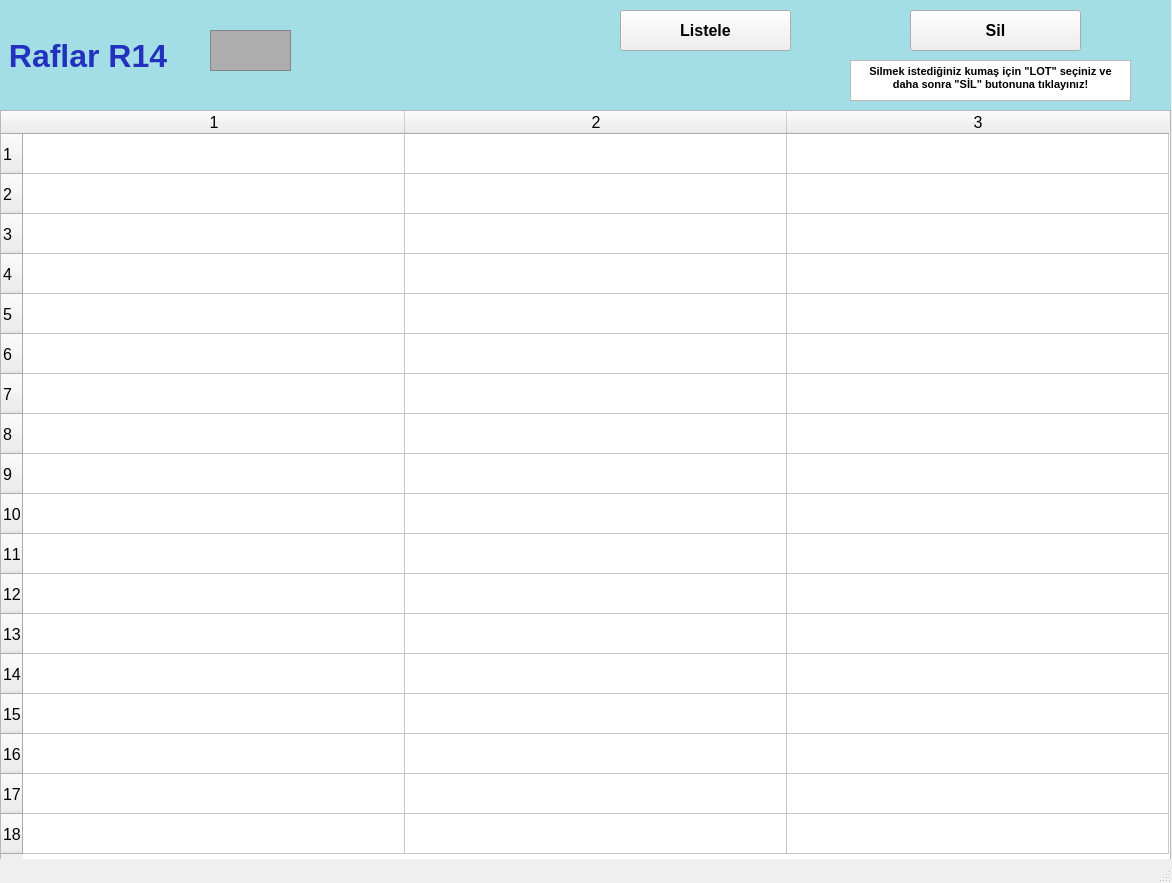
<?xml version="1.0" encoding="UTF-8"?>
<ui version="4.0">
 <class>raflarR14_ekran</class>
 <widget class="QMainWindow" name="raflarR14_ekran">
  <property name="geometry">
   <rect>
    <x>0</x>
    <y>0</y>
    <width>1172</width>
    <height>883</height>
   </rect>
  </property>
  <property name="font">
   <font>
    <pointsize>12</pointsize>
    <weight>50</weight>
    <bold>false</bold>
    <kerning>false</kerning>
   </font>
  </property>
  <property name="windowTitle">
   <string/>
  </property>
  <widget class="QWidget" name="centralwidget">
   <widget class="QLabel" name="raflarR1yazi_lbl">
    <property name="geometry">
     <rect>
      <x>0</x>
      <y>0</y>
      <width>1171</width>
      <height>111</height>
     </rect>
    </property>
    <property name="font">
     <font>
      <pointsize>24</pointsize>
      <weight>75</weight>
      <bold>true</bold>
     </font>
    </property>
    <property name="styleSheet">
     <string notr="true">background-color: rgb(163, 221, 229);
color: rgb(34, 50, 190);</string>
    </property>
    <property name="text">
     <string> Raflar R14</string>
    </property>
   </widget>
   <widget class="QFrame" name="raflarR1_img">
    <property name="geometry">
     <rect>
      <x>210</x>
      <y>30</y>
      <width>81</width>
      <height>41</height>
     </rect>
    </property>
    <property name="styleSheet">
     <string notr="true">background-color: rgb(173, 173, 173);</string>
    </property>
    <property name="frameShape">
     <enum>QFrame::StyledPanel</enum>
    </property>
    <property name="frameShadow">
     <enum>QFrame::Raised</enum>
    </property>
   </widget>
   <widget class="QTableWidget" name="R14_tw">
    <property name="geometry">
     <rect>
      <x>0</x>
      <y>110</y>
      <width>1171</width>
      <height>751</height>
     </rect>
    </property>
    <property name="baseSize">
     <size>
      <width>0</width>
      <height>0</height>
     </size>
    </property>
    <property name="rowCount">
     <number>18</number>
    </property>
    <property name="columnCount">
     <number>3</number>
    </property>
    <attribute name="horizontalHeaderVisible">
     <bool>true</bool>
    </attribute>
    <attribute name="horizontalHeaderCascadingSectionResizes">
     <bool>false</bool>
    </attribute>
    <attribute name="horizontalHeaderDefaultSectionSize">
     <number>382</number>
    </attribute>
    <attribute name="horizontalHeaderMinimumSectionSize">
     <number>38</number>
    </attribute>
    <attribute name="verticalHeaderDefaultSectionSize">
     <number>40</number>
    </attribute>
    <attribute name="verticalHeaderMinimumSectionSize">
     <number>23</number>
    </attribute>
    <row/>
    <row/>
    <row/>
    <row/>
    <row/>
    <row/>
    <row/>
    <row/>
    <row/>
    <row/>
    <row/>
    <row/>
    <row/>
    <row/>
    <row/>
    <row/>
    <row/>
    <row/>
    <column/>
    <column/>
    <column/>
   </widget>
   <widget class="QPushButton" name="listeleR14_btn">
    <property name="geometry">
     <rect>
      <x>620</x>
      <y>10</y>
      <width>171</width>
      <height>41</height>
     </rect>
    </property>
    <property name="font">
     <font>
      <pointsize>12</pointsize>
      <weight>75</weight>
      <bold>true</bold>
     </font>
    </property>
    <property name="text">
     <string>Listele</string>
    </property>
   </widget>
   <widget class="QPushButton" name="silR14_btn">
    <property name="geometry">
     <rect>
      <x>910</x>
      <y>10</y>
      <width>171</width>
      <height>41</height>
     </rect>
    </property>
    <property name="font">
     <font>
      <pointsize>12</pointsize>
      <weight>75</weight>
      <bold>true</bold>
     </font>
    </property>
    <property name="text">
     <string>Sil</string>
    </property>
   </widget>
   <widget class="QTextBrowser" name="textBrowser">
    <property name="geometry">
     <rect>
      <x>850</x>
      <y>60</y>
      <width>281</width>
      <height>41</height>
     </rect>
    </property>
    <property name="html">
     <string>&lt;!DOCTYPE HTML PUBLIC &quot;-//W3C//DTD HTML 4.0//EN&quot; &quot;http://www.w3.org/TR/REC-html40/strict.dtd&quot;&gt;
&lt;html&gt;&lt;head&gt;&lt;meta name=&quot;qrichtext&quot; content=&quot;1&quot; /&gt;&lt;style type=&quot;text/css&quot;&gt;
p, li { white-space: pre-wrap; }
&lt;/style&gt;&lt;/head&gt;&lt;body style=&quot; font-family:'MS Shell Dlg 2'; font-size:12pt; font-weight:400; font-style:normal;&quot;&gt;
&lt;p align=&quot;center&quot; style=&quot; margin-top:0px; margin-bottom:0px; margin-left:0px; margin-right:0px; -qt-block-indent:0; text-indent:0px;&quot;&gt;&lt;span style=&quot; font-size:8pt; font-weight:600;&quot;&gt;Silmek istediğiniz kumaş için &amp;quot;LOT&amp;quot; seçiniz ve daha sonra &amp;quot;SİL&amp;quot; butonuna tıklayınız!&lt;/span&gt;&lt;/p&gt;&lt;/body&gt;&lt;/html&gt;</string>
    </property>
   </widget>
  </widget>
  <widget class="QStatusBar" name="statusbar"/>
 </widget>
 <resources/>
 <connections/>
</ui>
